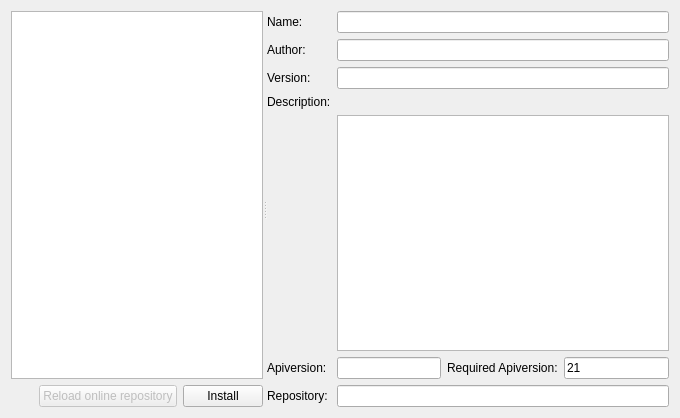
<?xml version="1.0" encoding="UTF-8"?>
<ui version="4.0">
 <class>Dialog</class>
 <widget class="QWidget" name="Dialog">
  <property name="geometry">
   <rect>
    <x>0</x>
    <y>0</y>
    <width>680</width>
    <height>418</height>
   </rect>
  </property>
  <property name="windowTitle">
   <string>Form</string>
  </property>
  <layout class="QVBoxLayout" name="verticalLayout_2">
   <item>
    <widget class="QSplitter" name="splitter">
     <property name="orientation">
      <enum>Qt::Horizontal</enum>
     </property>
     <widget class="QWidget" name="layoutWidget">
      <layout class="QVBoxLayout" name="verticalLayout">
       <item>
        <widget class="QListWidget" name="pluginsList"/>
       </item>
       <item>
        <layout class="QHBoxLayout" name="horizontalLayout_2">
         <item>
          <widget class="QLabel" name="loadingLabel">
           <property name="text">
            <string/>
           </property>
          </widget>
         </item>
         <item>
          <widget class="QPushButton" name="reloadButton">
           <property name="enabled">
            <bool>false</bool>
           </property>
           <property name="text">
            <string>Reload online repository</string>
           </property>
          </widget>
         </item>
         <item>
          <widget class="QPushButton" name="installButton">
           <property name="text">
            <string>Install</string>
           </property>
          </widget>
         </item>
        </layout>
       </item>
      </layout>
     </widget>
     <widget class="QWidget" name="layoutWidget">
      <layout class="QGridLayout" name="gridLayout">
       <item row="2" column="0">
        <widget class="QLabel" name="label_5">
         <property name="text">
          <string>Version:</string>
         </property>
        </widget>
       </item>
       <item row="1" column="1" colspan="3">
        <widget class="QLineEdit" name="authorEdit">
         <property name="enabled">
          <bool>true</bool>
         </property>
         <property name="readOnly">
          <bool>true</bool>
         </property>
        </widget>
       </item>
       <item row="0" column="1" colspan="3">
        <widget class="QLineEdit" name="nameEdit">
         <property name="enabled">
          <bool>true</bool>
         </property>
         <property name="readOnly">
          <bool>true</bool>
         </property>
        </widget>
       </item>
       <item row="2" column="1" colspan="3">
        <widget class="QLineEdit" name="versionEdit">
         <property name="enabled">
          <bool>true</bool>
         </property>
         <property name="readOnly">
          <bool>true</bool>
         </property>
        </widget>
       </item>
       <item row="0" column="0">
        <widget class="QLabel" name="label_3">
         <property name="text">
          <string>Name:</string>
         </property>
        </widget>
       </item>
       <item row="4" column="1" colspan="3">
        <widget class="QTextEdit" name="descriptionEdit">
         <property name="enabled">
          <bool>true</bool>
         </property>
         <property name="readOnly">
          <bool>true</bool>
         </property>
        </widget>
       </item>
       <item row="9" column="0">
        <widget class="QLabel" name="label">
         <property name="text">
          <string>Apiversion:</string>
         </property>
        </widget>
       </item>
       <item row="9" column="2">
        <widget class="QLabel" name="label_2">
         <property name="text">
          <string>Required Apiversion:</string>
         </property>
        </widget>
       </item>
       <item row="9" column="1">
        <widget class="QLineEdit" name="apiEdit">
         <property name="enabled">
          <bool>true</bool>
         </property>
         <property name="readOnly">
          <bool>true</bool>
         </property>
        </widget>
       </item>
       <item row="1" column="0">
        <widget class="QLabel" name="label_4">
         <property name="text">
          <string>Author:</string>
         </property>
        </widget>
       </item>
       <item row="9" column="3">
        <widget class="QLineEdit" name="requiredApiEdit">
         <property name="enabled">
          <bool>true</bool>
         </property>
         <property name="text">
          <string>21</string>
         </property>
         <property name="readOnly">
          <bool>true</bool>
         </property>
        </widget>
       </item>
       <item row="3" column="0">
        <widget class="QLabel" name="label_6">
         <property name="text">
          <string>Description:</string>
         </property>
        </widget>
       </item>
       <item row="11" column="0">
        <widget class="QLabel" name="label_7">
         <property name="text">
          <string>Repository:</string>
         </property>
        </widget>
       </item>
       <item row="11" column="1" colspan="3">
        <widget class="QLineEdit" name="repositoryEdit">
         <property name="enabled">
          <bool>true</bool>
         </property>
         <property name="readOnly">
          <bool>true</bool>
         </property>
        </widget>
       </item>
      </layout>
     </widget>
    </widget>
   </item>
  </layout>
 </widget>
 <resources/>
 <connections/>
</ui>
